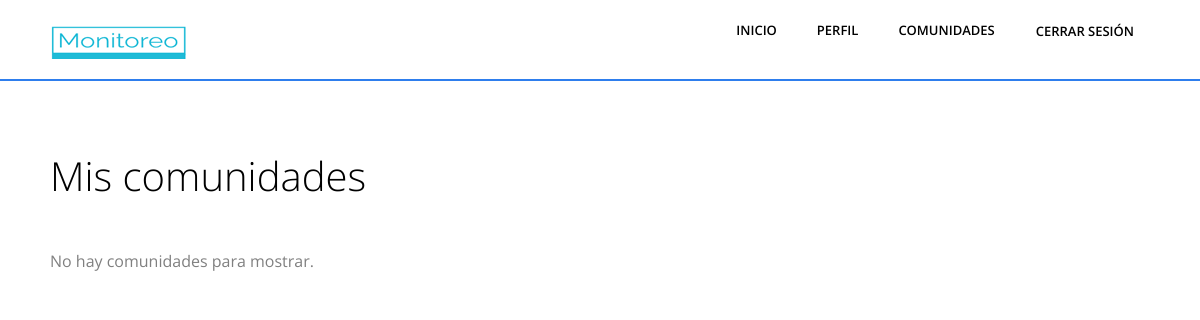
The page /mis-comunidades/ (signed in) on the database as committed earlier.
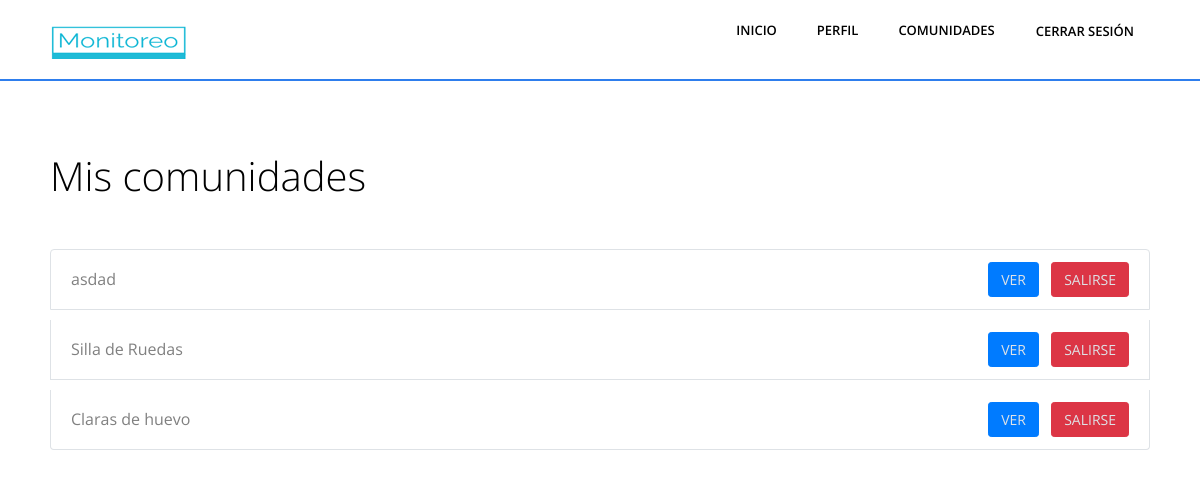
The same page on the database as committed later.
### Aplicaciones/Monitoreo/models.py (models this page shows, shortened)
class ComunidadPerfil(models.Model):
    comunidad = models.ForeignKey(Comunidad, on_delete=models.CASCADE)
    perfil = models.ForeignKey('Perfil', on_delete=models.CASCADE)
    esAdmin = models.BooleanField(default=False)
    """ observador, un miembro de la comunidad no afectado por la tematica de la comunidad (usuarios silla de rueda) """
    observador = models.BooleanField(default=True)

class Comunidad(models.Model):
    nombre = models.CharField(max_length=100)
    descripcion = models.CharField(max_length=255, null=True)

### Aplicaciones/Monitoreo/views.py (the view)
# urls.py: path('mis-comunidades/', views.listar_comunidades_perfil, name='listar_comunidades_perfil'),
def listar_comunidades_perfil(request):
    group_names = requestGroups(request)
    perfil = Perfil.objects.get(user=request.user)
    comunidades_admin = ComunidadPerfil.objects.filter(perfil=perfil,esAdmin=True)
    comunidades_no_admin = ComunidadPerfil.objects.filter(perfil=perfil,esAdmin=False)
    context = {
        'request':request,
        'groups':group_names,
        'perfil': perfil,
        'comunidades_admin': comunidades_admin,
        'comunidades_no_admin': comunidades_no_admin
    }
    return render(request, 'mis_comunidades.html', context)

### Aplicaciones/Monitoreo/views.py (called while the page is built)
def requestGroups(request):
    user = request.user
    user_groups = user.groups.all()
    group_names = [group.name for group in user_groups]
    return group_names

### Aplicaciones/Monitoreo/templates/mis_comunidades.html (shortened to what this page needs)
{% load static %}
<html lang="es">
  {% include 'fragments/head.html' %}
  <body class="body-wrapper" data-spy="scroll" data-target=".privacy-nav">
    {% include 'fragments/header.html' %}
     <div class="container mt-5">
      <div class="row">
        {% if 'ComunidadAdmin' in groups %}
        <div class="col-md-6">
          <h2>Comunidades donde eres administrador</h2>
        </div>
        <div class="col-md-6" style="border-left: 2px solid #2e7eed; padding: 20px;">
          <h2>Mis comunidades</h2>
        </div>
        {% else %}
        <div class="col-md-6" style="padding: 20px;">
          <h2>Mis comunidades</h2>
        </div>
        {% endif %}
        {% if 'ComunidadAdmin' in groups %}
        <div class="col-md-6" style="border-left: 2px solid #2e7eed; padding: 20px;">
          {% else %}
          <div class="col-md-12" style="padding: 20px;">
          {% endif %}
          {% if comunidades_no_admin %}
          <ul class="list-group member-list">
            {% for comunidad_perfil in comunidades_no_admin %}
            <li class="list-group-item d-flex justify-content-between align-items-center">
              <span>{{ comunidad_perfil.comunidad.nombre }}</span>
              <div>
                  <a href=""><button class="btn btn-sm btn-admin mr-2">Ver</button></a>
                <a href="{% url 'salir_comunidad' comunidad_id=comunidad_perfil.comunidad.id  pag_redirect='mis_comunidades' %}"><button class="btn btn-sm btn-delete">Salirse</button></a>
              </div>
            </li>
            {% endfor %}
          </ul>
            {% else %}
            <p>No hay comunidades para mostrar.</p>
            {% endif %}
            </div>
      </div>
    </div>
  </body>
</html>

Rows that differ between the two databases and show on the page:
added ComunidadPerfil: comunidad.nombre "asdad"
added ComunidadPerfil: comunidad.nombre "Silla de Ruedas"
added ComunidadPerfil: comunidad.nombre "Claras de huevo"
Other text that changed with them:
text no longer shown: "No hay comunidades para mostrar."
